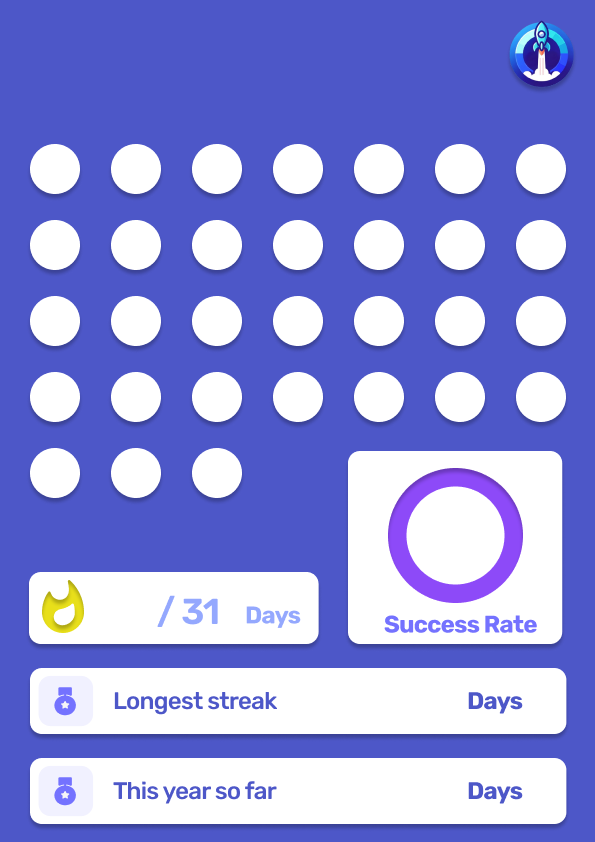
#> input picture assets/31-month-1.png, 595 x 842 px, found by its file name
$ python 2_fill_month_template.py
#> lines starting #> are read from the running program, lines starting #| are printed output that depends on the picture; after the words box and inside, x2 and y2 are one past the last pixel; in counts of white or black regions, pixels touching at a corner belong together
import calendar

import cv2
import numpy as np
from PIL import Image, ImageDraw, ImageFont


def add_text_to_image(image, text, font_path, size, position, color):
    # Convert the image from OpenCV (BGR) to PIL (RGB) format
    image_pil = Image.fromarray(cv2.cvtColor(image, cv2.COLOR_BGR2RGB))

    # Initialize ImageDraw
    draw = ImageDraw.Draw(image_pil)

    # Load your custom TTF font
    font = ImageFont.truetype(font_path, size=size)

    # Add text to image
    draw.text(position, text, font=font, fill=color)

    # Convert the image back from PIL (RGB) to OpenCV (BGR)
    return cv2.cvtColor(np.array(image_pil), cv2.COLOR_RGB2BGR)

def draw_circular_progress_bar_on_image(img, percentage, position, bar_color=(254, 168, 148)):
    # Load the existing image

    # Determine the size based on the position you want the circle
    radius = 58 #min(img.shape[0], img.shape[1]) // 6  # Radius of the circle based on the image size
    thickness = 18 #int(radius / 4)  # Thickness of the progress bar based on the radius

    # Draw the circular background (progress bar background)
    cv2.circle(img, position, radius, (248, 74, 141), thickness)

    # Calculate the angle for the progress bar, starting from the top (-90 degrees)
    angle = int(360 * (percentage / 100))

    # Start from the top (-90 degrees), and draw the progress arc
    cv2.ellipse(img, position, (radius, radius), 0, -90, -90 + angle, bar_color, thickness)

    return img

def draw_circles_on_image(image, circle_array):
    # Define circle parameters
    start_x = 55                      # Initial x-coordinate of the first circle
    start_y = 169                     # Initial y-coordinate of the first row
    radius = 23                       # Radius of the circles
    color = (0, 255, 0)               # Color in BGR (Green in this case)
    thickness = -1                    # Thickness of the circle (-1 to fill the circle)
    center_to_center_distance_x = 81  # Center-to-center distance between adjacent circles in the same row
    center_to_center_distance_y = 76  # Center-to-center distance between rows

    # Draw circles based on the array values
    for idx, val in enumerate(circle_array):
        if val == 1:
            row = idx // 7
            col = idx % 7
            center_coordinates = (
                start_x + col * center_to_center_distance_x,
                start_y + row * center_to_center_distance_y,
            )
            cv2.circle(image, center_coordinates, radius, color, thickness)

    # Return the image with the circles drawn
    return image

def longest_streak(arr):
    """Finds the longest streak of consecutive 1's in a binary array.

    Args:
    arr (list): A binary list containing only 0s and 1s.

    Returns:
    int: The length of the longest streak of 1's.

    """
    max_streak = 0
    current_streak = 0

    for num in arr:
        if num == 1:
            current_streak += 1
            max_streak = max(max_streak, current_streak)
        else:
            current_streak = 0

    return max_streak

def fill_month_template(month, year, habit_name, total_days, habit_array):
    # Create the heading for the month
#> called with month = 8, year = 2024, habit_name = 'Exercise', total_days = 145
    heading = f"{calendar.month_name[month].upper()} '{str(year)[-2:]}"

    # Get no. of days in the month
    days_in_month = calendar.monthrange(year, month)[1]

    # Load the month template image
    month_images = {
    28: "assets/28-month-1.png",
    29: "assets/29-month-1.png",
    30: "assets/30-month-1.png",
    31: "assets/31-month-1.png"}

    image = cv2.imread(month_images.get(days_in_month, "assets/31-month.png"))
#> image is the input picture: shape (842, 595, 3); mean B, G, R 218.8, 146.9, 141.5

    # Limit the circle array to the number of days in the month
    habit_array = habit_array[:days_in_month]

    # Calculate the number of days the habit was performed
    days_habit_performed = sum(habit_array)

    # Calculate the longest streak of the habit in the month
    habit_streak = longest_streak(habit_array)

    success_rate = int(days_habit_performed / days_in_month * 100)

    # Add text to the image
    image = add_text_to_image(image, heading, "assets/Rubik-SemiBold.ttf", 48, (29, 16), (255, 255, 255))
#> in add_text_to_image, `return cv2.cvtColor(np.array(image_pil), cv2.COLOR_RGB2BGR)`:
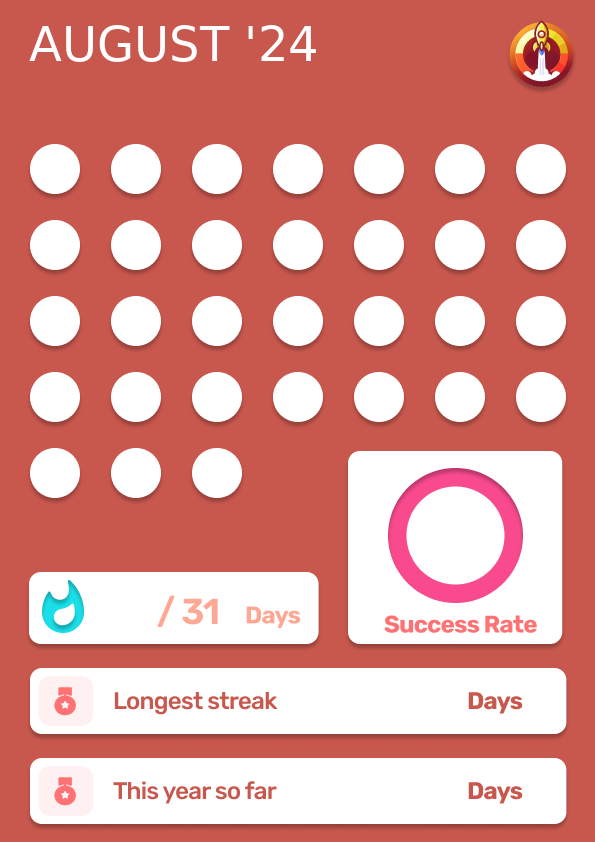
#> returned value: shape (842, 595, 3); mean R, G, B 219.1, 147.9, 142.5
    image = add_text_to_image(image, habit_name, "assets/Rubik-Regular.ttf", 32, (29, 82), (148, 168, 254))

    # Adjust the position of the text based on the number of digits
    if days_habit_performed < 10:
        image = add_text_to_image(image, str(days_habit_performed), "assets/Rubik-SemiBold.ttf", 36, (123, 590), (148, 168, 254))
    else:
        image = add_text_to_image(image, str(days_habit_performed), "assets/Rubik-SemiBold.ttf", 36, (106, 590), (148, 168, 254))

    if habit_streak < 10:
        image = add_text_to_image(image, str(habit_streak), "assets/Rubik-Bold.ttf", 24, (444, 686), (77, 87, 200))
    else:
        image = add_text_to_image(image, str(habit_streak), "assets/Rubik-Bold.ttf", 24, (430, 686), (77, 87, 200))

    if total_days < 10:
        image = add_text_to_image(image, str(total_days), "assets/Rubik-Bold.ttf", 24, (444, 776), (77, 87, 200))
    elif total_days < 100:
        image = add_text_to_image(image, str(total_days), "assets/Rubik-Bold.ttf", 24, (430, 776), (77, 87, 200))
    else:
        image = add_text_to_image(image, str(total_days), "assets/Rubik-Bold.ttf", 24, (416, 776), (77, 87, 200))

    if success_rate < 10:
        image = add_text_to_image(image, str(success_rate) + " %", "assets/Rubik-Bold.ttf", 36, (424, 515), (154, 162, 253))
    elif success_rate < 100:
        image = add_text_to_image(image, str(success_rate) + " %", "assets/Rubik-Bold.ttf", 36, (416, 515), (154, 162, 253))
    else:
        image = add_text_to_image(image, str(success_rate) + " ", "assets/Rubik-Bold.ttf", 36, (420, 515), (154, 162, 253))


    # Draw circular progress bar on the image
    image = draw_circular_progress_bar_on_image(image, success_rate, (455, 535))
#> in draw_circular_progress_bar_on_image, `cv2.ellipse(img, position, (radius, radius), 0, -90, -90 + angle, bar_..`:
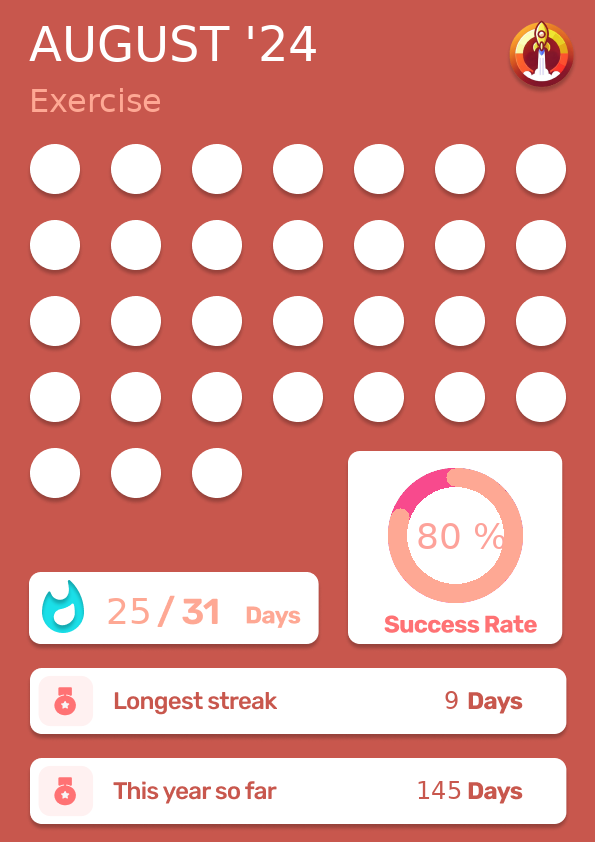
#> img: shape (842, 595, 3); mean R, G, B 219.3, 148.8, 142.4

    # Draw circles on the image
    image = draw_circles_on_image(image, habit_array)
#> after the loop in draw_circles_on_image, `for idx, val in enumerate(circle_array):`:
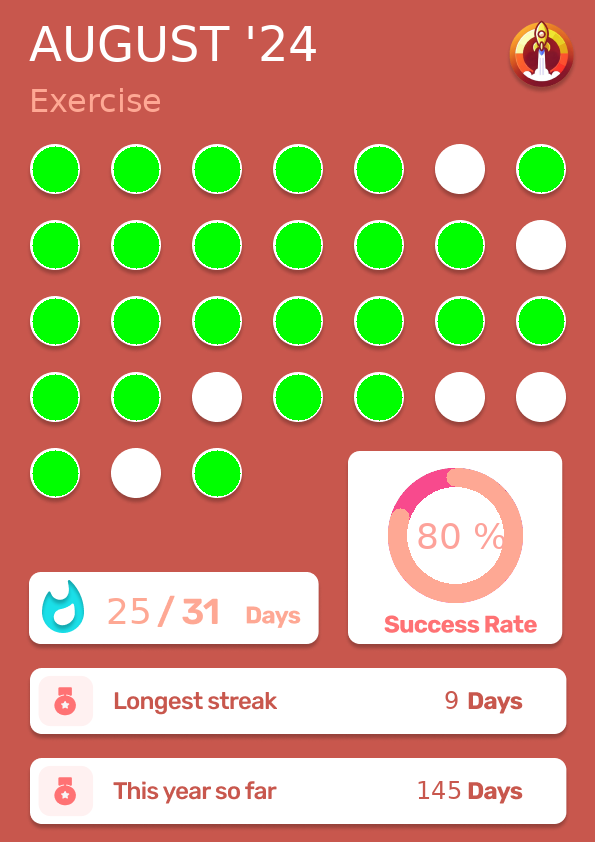
#> image: shape (842, 595, 3); 8.25% of pixels changed, all inside (x1, y1, x2, y2) = (32, 146, 565, 497)

    return image


if __name__ == "__main__":

    # Example usage
    month = 8
    year = 2024
    habit_name = "Exercise"
    total_days = 145

    # Array representing where circles should be drawn
    circle_array = [
        1, 1, 1, 1, 1, 0, 1,
        1, 1, 1, 1, 1, 1, 0,
        1, 1, 1, 1, 1, 1, 1,
        1, 1, 0, 1, 1, 0, 0,
        1, 0, 1,
    ]


    # Fill the month template
    filled_image = fill_month_template(month, year, habit_name, total_days, circle_array)

    # Display the image using OpenCV
    cv2.imshow(f"{month} / {year}", filled_image)
    cv2.waitKey(0)
    cv2.destroyAllWindows()

$ run again, with assets/29-month.png copied over assets/31-month-1.png
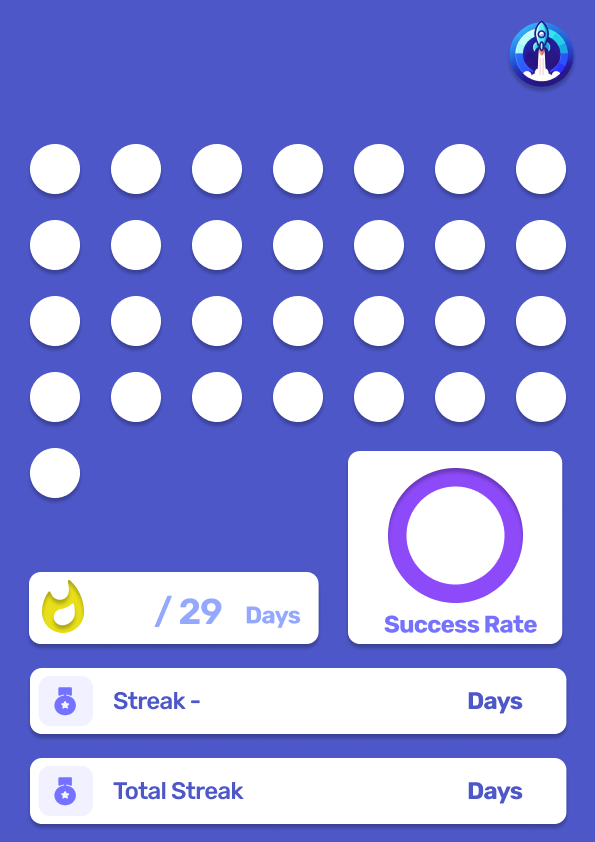
#> input picture assets/29-month.png, 595 x 842 px, found by its file name
#> in fill_month_template, image is the input picture: shape (842, 595, 3); mean B, G, R 218.5, 145.8, 140.3
#> in draw_circular_progress_bar_on_image, `cv2.ellipse(img, position, (radius, radius), 0, -90, -90 + angle, bar_..`:
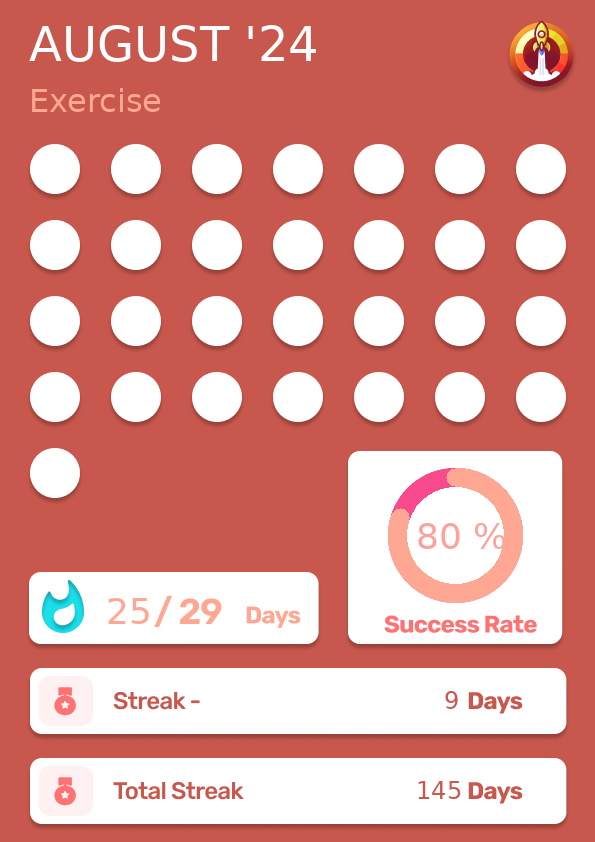
#> img: shape (842, 595, 3); mean R, G, B 219, 147.7, 141.2
#> after the loop in draw_circles_on_image, `for idx, val in enumerate(circle_array):`:
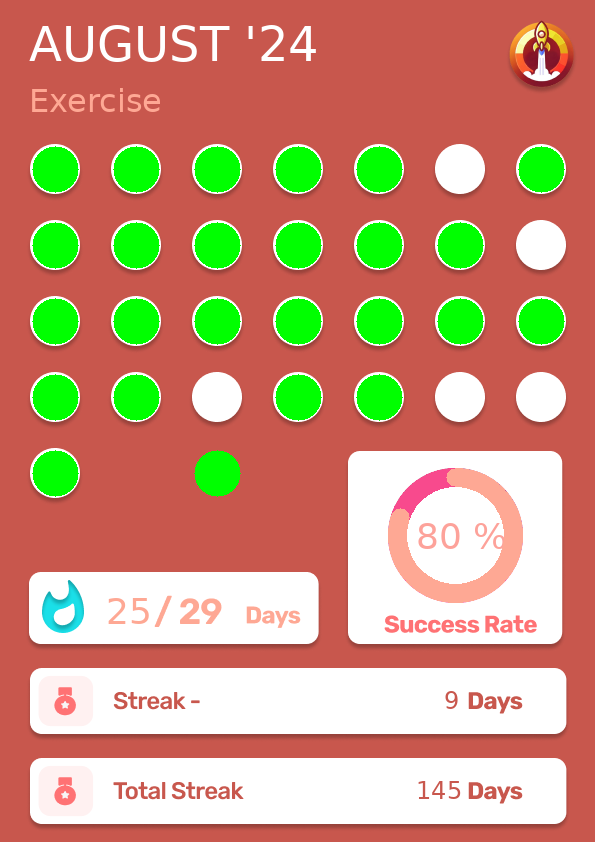
#> image: shape (842, 595, 3); 8.25% of pixels changed, all inside (x1, y1, x2, y2) = (32, 146, 565, 497)
